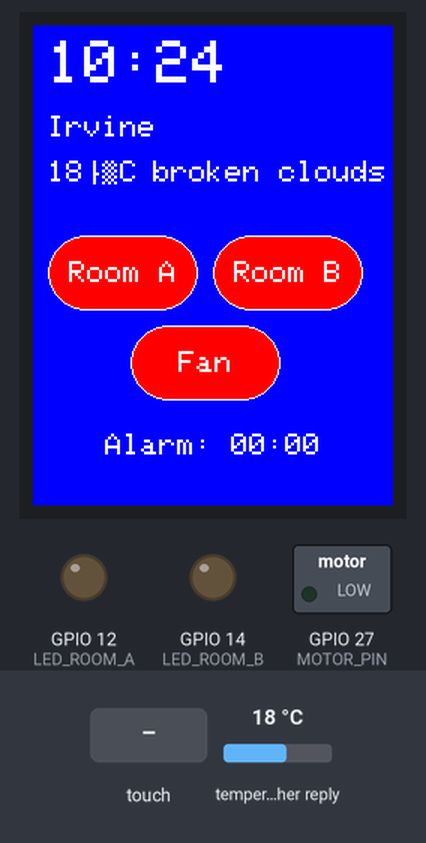
This program was run on a simulated ESP32. Shown: 240×320 colour display, switched loads named in the program (green lamp = pin HIGH), output pins drawn as LEDs (lit = HIGH). The inputs (shaded band) are chosen by the test bench; at power-on: temperature in the weather reply 18 °C. WiFi joins after 1.5 s; servers stay silent unless stated; uploads are accepted with an empty reply; the local clock reads 2024-03-15 10:24:30 at power-on unless the program sets it; web services answer with replies made up by the test bench; what the program prints to the serial monitor is not drawn.

Above: at 3.1 s.
3.2 s: touch panel pressed at 62 % / 10 % of its raw x / y range
At 30.9 s:
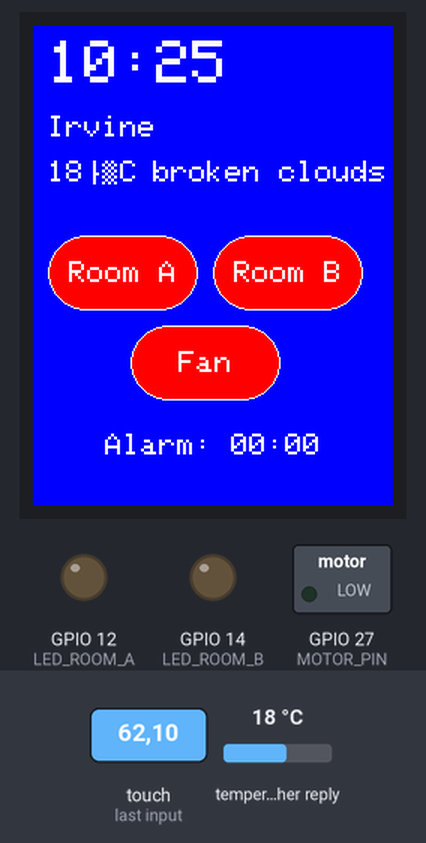
Timing chart, 0 to 31.5 s (numbered marks = the images above; inputs shaded):
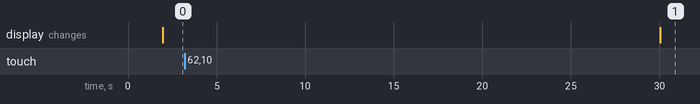

The program:

main.cpp
```cpp
#include <WiFi.h>
#include <HTTPClient.h>
#include <ArduinoJson.h>
#include <Adafruit_GFX.h>
#include <Adafruit_ILI9341.h>
#include <XPT2046_Touchscreen.h>

// WiFi credentials
const char *ssid = "SETUP-DBC8";
const char *password = "create6389arrow";

// Weather API details
const String city = "Irvine";
const String apiKey = "45e5c65809df4c41b9c75836241112";
const String baseWeatherApiURL = "http://api.weatherapi.com/v1/current.json?key=";

// API base URL
const String apiBaseUrl = "https://fh5fqmsrsf.us-east-1.awsapprunner.com";

// State variables for devices
String led1State = "off";
String led2State = "off";
String fanState = "off";
String alarmTime = "00:00";

// Display pins
#define TFT_CS 5
#define TFT_DC 4
#define TFT_RST -1
#define TFT_MOSI 23
#define TFT_CLK 18
#define TFT_MISO 19

// Touchscreen pins
#define TOUCH_CS 33
#define TOUCH_IRQ 32

// GPIO pins for LEDs and motor
#define LED_ROOM_A 12
#define LED_ROOM_B 14
#define MOTOR_PIN 27

Adafruit_ILI9341 tft = Adafruit_ILI9341(TFT_CS, TFT_DC);
XPT2046_Touchscreen ts(TOUCH_CS, TOUCH_IRQ);

// Function to draw buttons on the screen
void drawButton(const char *label, int x, int y, int width, int height)
{
  int radius = height / 2;

  tft.fillRoundRect(x, y, width, height, radius, ILI9341_RED);   // Filled button
  tft.drawRoundRect(x, y, width, height, radius, ILI9341_WHITE); // Border

  // Draw centered text
  tft.setTextColor(ILI9341_WHITE);
  tft.setTextSize(2);
  int textX = x + (width / 2) - (strlen(label) * 6);
  int textY = y + (height / 2) - 8;
  tft.setCursor(textX, textY);
  tft.print(label);
}

// Function to display alarm time on the screen
void drawAlarm(const char *time)
{
  tft.setTextColor(ILI9341_WHITE);
  tft.setTextSize(2);

  int16_t x1, y1;
  uint16_t w, h;
  String alarmText = "Alarm: " + String(time);
  tft.getTextBounds(alarmText, 0, 0, &x1, &y1, &w, &h);

  int textX = (tft.width() - w) / 2;
  int textY = (tft.height() - h) / 2 + 100;

  tft.setCursor(textX, textY + 20);
  tft.print("Alarm: ");
  tft.print(time);
}

// Function to fetch weather data
String fetchWeather(String cityName, String &temp, String &desc)
{
  String weatherUrl = baseWeatherApiURL + apiKey + "&q=" + cityName;
  Serial.println("Weather URL: " + weatherUrl);

  HTTPClient http;
  http.begin(weatherUrl);
  int httpCode = http.GET();

  if (httpCode == 200)
  {
    String payload = http.getString();

    // Extract temperature and description
    int tempStart = payload.indexOf("\"temp_c\":") + 9;
    int tempEnd = payload.indexOf(",", tempStart) - 2;
    temp = payload.substring(tempStart, tempEnd) + "\u00B0C";

    int weatherStart = payload.indexOf("\"condition\":{\"text\":\"") + 21;
    int weatherEnd = payload.indexOf("\"", weatherStart);
    desc = payload.substring(weatherStart, weatherEnd);

    http.end();
    return "OK";
  }

  Serial.println("HTTP Error: " + String(httpCode));
  http.end();
  temp = "N/A";
  desc = "Weather unavailable";
  return "Error";
}

// Function to fetch current time
String fetchTime()
{
  struct tm timeinfo;
  if (!getLocalTime(&timeinfo))
  {
    return "Time Unavailable";
  }
  char timeBuffer[6];
  strftime(timeBuffer, sizeof(timeBuffer), "%H:%M", &timeinfo);
  return String(timeBuffer);
}

// Function to control devices by sending commands
void controlDevice(String device, String state)
{
  Serial.println("Sending command to control " + device + " with state: " + state);
  HTTPClient http;
  String url = apiBaseUrl + "/" + device + "?state=" + state;
  http.begin(url);
  http.POST("");
  http.end();
}

void getDeviceState(String device)
{
  HTTPClient http;
  String url = apiBaseUrl + "/" + device;
  http.begin(url);
  int httpCode = http.GET();

  if (httpCode == 200)
  {
    JsonDocument doc;
    DeserializationError error = deserializeJson(doc, http.getStream());
    if (error)
    {
      Serial.println("Failed to parse JSON");
      return;
    }

    // String payload = http.getString();
    if (device == "led/led1")
    {
      led1State = doc["led1"].as<String>();
    }
    else if (device == "led/led2")
    {
      led2State = doc["led2"].as<String>();
    }
    else if (device == "fan")
    {
      fanState = doc["fan"].as<String>();
    }
    else if (device == "alarm")
    {
      alarmTime = doc["alarm"].as<String>();
    }
  }
  http.end();
}

// Setup function
void setup()
{
  Serial.begin(115200);

  tft.begin();
  tft.setRotation(2); // Landscape orientation
  tft.fillScreen(ILI9341_BLUE);

  // Initialize touchscreen
  while (!ts.begin())
  {
    Serial.println("Touch screen initialization failed!");
    delay(1000);
  }
  Serial.println("Touch screen initialized.");

  // Initialize LEDs and motor
  pinMode(LED_ROOM_A, OUTPUT);
  pinMode(LED_ROOM_B, OUTPUT);
  digitalWrite(LED_ROOM_A, LOW);
  digitalWrite(LED_ROOM_B, LOW);
  pinMode(MOTOR_PIN, OUTPUT);
  digitalWrite(MOTOR_PIN, LOW);

  // Connect to WiFi
  Serial.print("Connecting to WiFi");
  WiFi.begin(ssid, password);
  while (WiFi.status() != WL_CONNECTED)
  {
    delay(500);
    Serial.print(".");
  }
  Serial.println("\nConnected to WiFi!");

  // Synchronize time with NTP
  const long gmtOffsetSec = -8 * 3600; // PST
  const int daylightOffsetSec = 3600;  // DST
  configTime(gmtOffsetSec, daylightOffsetSec, "pool.ntp.org");

  // Fetch and display weather data
  String temperature, description;
  fetchWeather(city, temperature, description);
  tft.setTextSize(2);
  tft.setCursor(10, 60);
  tft.print(city);
  tft.setCursor(10, 90);
  tft.print(temperature);
  tft.setCursor(80, 90);
  tft.print(description);

  // Draw buttons for controlling LEDs
  drawButton("Room A", 10, 140, 100, 50);
  drawButton("Room B", 120, 140, 100, 50);
  drawButton("Fan", 65, 200, 100, 50);
  drawAlarm(alarmTime.c_str());
}

// Loop function
void loop()
{
  static String lastTime = "";
  String currentTime = fetchTime();

  // Update time on display if it changes
  if (currentTime != lastTime)
  {
    lastTime = currentTime;
    tft.fillRect(10, 10, 200, 40, ILI9341_BLUE); // Clear time area
    tft.setTextSize(4);
    tft.setTextColor(ILI9341_WHITE);
    tft.setCursor(10, 10);
    tft.print(currentTime);
  }

  // check for led from api every 5 secs
  static unsigned long lastCheck = 0;
  if (millis() - lastCheck > 10000)
  {
    lastCheck = millis();
    getDeviceState("led/led1");
    getDeviceState("led/led2");
    getDeviceState("fan");
    getDeviceState("alarm");

    digitalWrite(LED_ROOM_A, (led1State == "on") ? HIGH : LOW);
    digitalWrite(LED_ROOM_B, (led2State == "on") ? HIGH : LOW);
    digitalWrite(MOTOR_PIN, (fanState == "on") ? HIGH : LOW);
    drawAlarm(alarmTime.c_str());
  }

  // Handle touchscreen interaction
  if (ts.touched())
  {
    TS_Point p = ts.getPoint();
    int x = map(p.x, 314, 3961, 0, 320);
    int y = map(p.y, 236, 3884, 0, 240);

    // Room A button
    if (y >= 10 && y <= 110 && x >= 140 && x <= 190)
    {
      // led1State = (led1State == "on") ? "off" : "on";
      controlDevice("led/led1", (led1State == "on") ? "off" : "on");
      // digitalWrite(LED_ROOM_A, (led1State == "on") ? HIGH : LOW);
    }

    // Room B button
    if (y >= 120 && y <= 220 && x >= 140 && x <= 190)
    {
      // led2State = (led2State == "on") ? "off" : "on";
      controlDevice("led/led2", (led2State == "on") ? "off" : "on");
      // digitalWrite(LED_ROOM_B, (led2State == "on") ? HIGH : LOW);
    }

    // Fan button
    if (y >= 65 && y <= 165 && x >= 200 && x <= 250)
    {
      // fanState = (fanState == "on") ? "off" : "on";
      controlDevice("fan", (fanState == "on") ? "off" : "on");
      // digitalWrite(MOTOR_PIN, (fanState == "on") ? HIGH : LOW);
    }
  }
  delay(50); // Small delay for responsiveness
}
```
